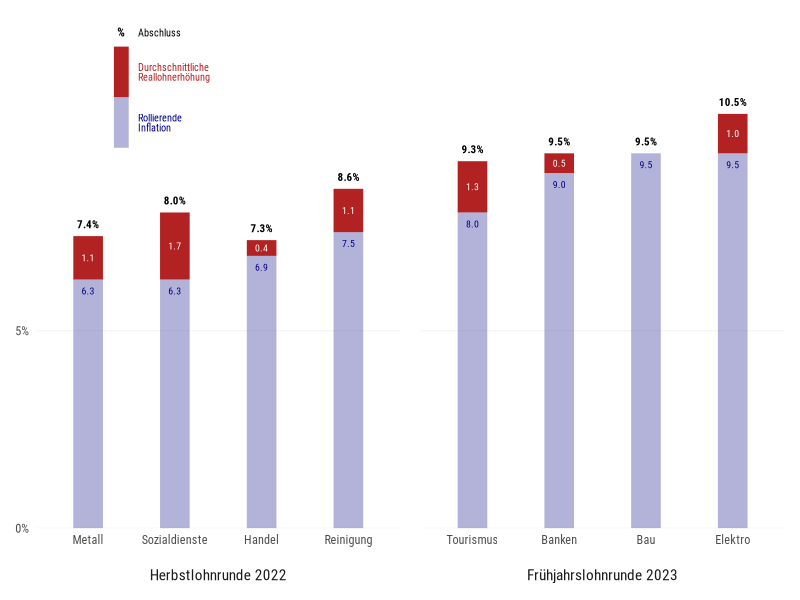
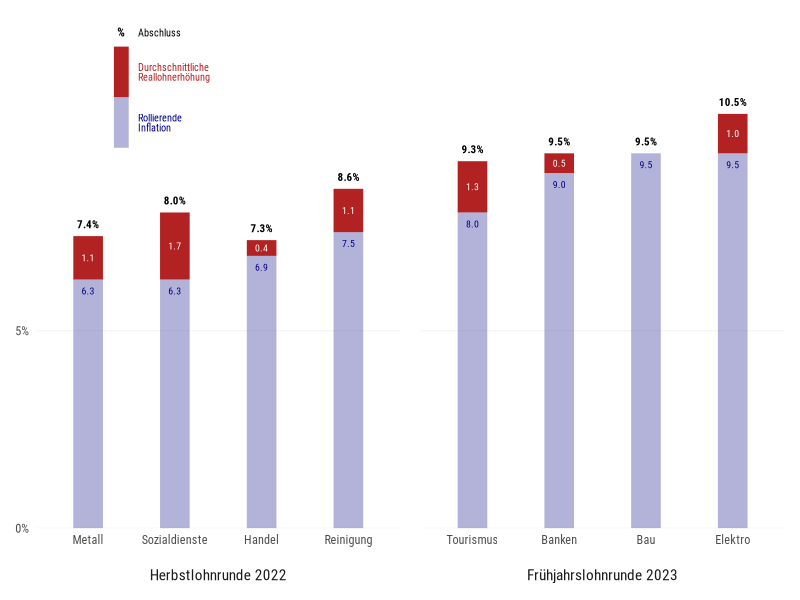

The R script that drew these images, in order:
library(tidyverse)
library(patchwork)

data <- tribble(~saison, ~branche, ~inflation, ~abschluss,
                "Herbstlohnrunde 2022", "Metall", 6.3, 7.4,
                "Herbstlohnrunde 2022", "Sozialdienste", 6.3, 8.0,
                "Herbstlohnrunde 2022", "Handel", 6.9, 7.3,
                "Herbstlohnrunde 2022", "Öffentlicher Dienst", 6.9, 7.3,
                "Herbstlohnrunde 2022", "Reinigung", 7.5, 8.6,
                "Herbstlohnrunde 2022", "Bewachung", 7.5, 10.3,
                "Herbstlohnrunde 2022", "Eisenbahn", 7.5, 8.0,
                "Frühjahrslohnrunde 2023", "Tourismus", 8.0, 9.3,
                "Frühjahrslohnrunde 2023", "Holzindustrie", 9.0, 9.8,
                "Frühjahrslohnrunde 2023", "Banken", 9.0, 9.5,
                "Frühjahrslohnrunde 2023", "Bau", 9.5, 9.5,
                "Frühjahrslohnrunde 2023", "Textilindustrie", 9.5, 9.8,
                "Frühjahrslohnrunde 2023", "Chemie", 9.7, 9.9,
                "Frühjahrslohnrunde 2023", "Elektro", 9.5, 10.5) |> 
  mutate(saison = fct_inorder(saison),
         branche = fct_inorder(branche))


filtered_data <- data |> mutate(diff = abschluss - inflation) |> 
  filter(branche %in% c("Metall", "Sozialdienste", "Handel", "Reinigung",
                        "Tourismus", "Bau", "Banken", "Elektro"))


plot <- filtered_data |> 
  ggplot(aes(x = branche)) +
  geom_segment(aes(y = inflation, yend = abschluss, xend = branche), 
               color = "firebrick", linewidth = 10) +
  geom_segment(aes(y = 0, yend = inflation, xend = branche), 
               color = "navyblue", linewidth = 10, alpha = 0.3) +
  geom_text(aes(y = abschluss-diff/2, label = paste0(sprintf("%.1f", diff))),
            color = "white", size = 2.5, family = "Roboto Condensed", hjust = 0.5, vjust = 0.5,
            data = filtered_data |> filter(!branche == "Bau")) +
  geom_text(aes(y = inflation, label = sprintf("%.1f", inflation)), nudge_y = -.2,
            color = "navyblue", size = 2.5, family = "Roboto Condensed", hjust = 0.5, vjust = 1) +
  geom_text(aes(y = abschluss, label = paste0(sprintf("%.1f", abschluss),"%")), nudge_y = .2,
            color = "black", size = 2.8, family = "Roboto Condensed", hjust = 0.5, vjust = 0,
            fontface = "bold") +
  scale_y_continuous(labels = scales::percent_format(scale = 1),
                     breaks = c(0,5), limits = c(0,13), expand = c(0, 0)) +
  scale_x_discrete(labels = scales::label_wrap(5)) +
  facet_wrap(~saison, ncol = 2, scales = "free_x", strip.position = "bottom") +
  labs(x = NULL, y = NULL) +
  theme_minimal(base_family = "Roboto Condensed") +
  theme(panel.grid.minor = element_blank(),
        panel.grid.major.x = element_blank(),
        panel.grid.major.y = element_line(linewidth = 0.2),
        panel.spacing.x = unit(1, units = "lines"),
        legend.position = "bottom",
        legend.text = element_text(margin = margin(r = 2, unit = "lines")),
        strip.placement = "outside",
        strip.text.x.bottom = element_text(hjust = 0.5, size = 11, 
                                           margin = margin(t = 1, unit = "lines")))

legend <- ggplot() +
  geom_segment(aes(y = 0.5, yend = 1, x = 1, xend = 1), 
               color = "firebrick", linewidth = 5) +
  geom_segment(aes(y = 0, yend = 0.5, x = 1, xend = 1), 
               color = "navyblue", linewidth = 5, alpha = 0.3) +
  geom_text(aes(y = 1.1, x = 1), label = "%", hjust = 0.5, vjust = 0, fontface = "bold",
            color = "black", size = 3, family = "Roboto Condensed") +
  geom_text(aes(y = 1.1, x = 1.02), label = "Abschluss", hjust = 0, vjust = 0,
            color = "black", size = 2.6, family = "Roboto Condensed") +
  geom_text(aes(x = 1, y = 0.25), label = "Rollierende\nInflation", color = "navyblue",
            nudge_x = 0.02, hjust = 0, size = 2.6, family = "Roboto Condensed", lineheight = 0.8) +
  geom_text(aes(x = 1, y = 0.75), label = "Durchschnittliche\nReallohnerhöhung", color = "firebrick",
            nudge_x = 0.02, hjust = 0, size = 2.6, family = "Roboto Condensed", lineheight = 0.8) +
  scale_x_continuous(expand = c(0.1,0.1)) +
  scale_y_continuous(expand = c(0.1,0.1)) +
  theme_void(base_family = "Roboto Condensed") +
  theme(panel.background = element_rect(fill = "white", color = NA))


plot + inset_element(legend, left = 0, bottom = 0.7, right = 0.25, top = 1,
                     align_to = "panel", on_top = T)

ggsave("KV-Abschluss.png", width = 8, height = 4, dpi = 320, bg = "white")

